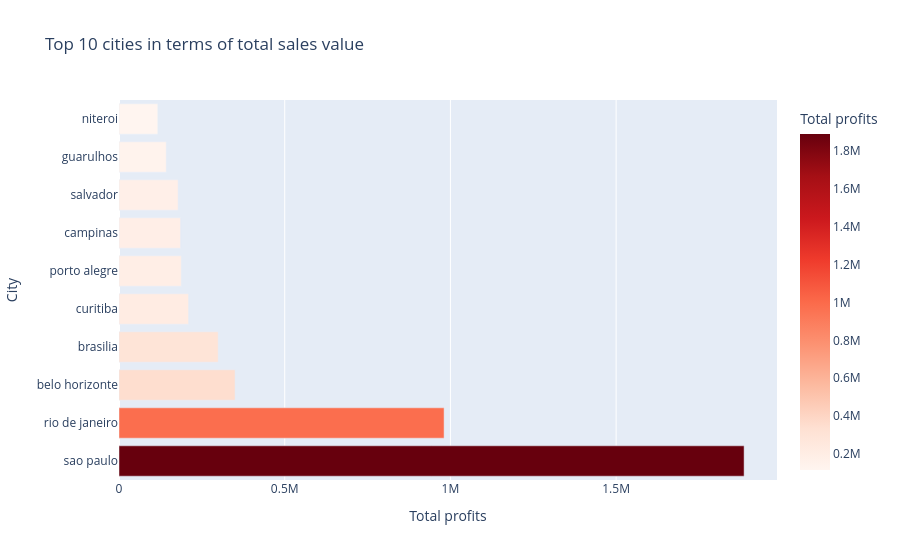

The cell this chart's notebook holds for it:
### Code cell
city_sales = translation.groupby('customer_city')['price'].sum().sort_values(ascending=False).head(10).reset_index()
fig_city = px.bar(city_sales, 
                  x='price', 
                  y='customer_city', 
                  orientation='h',
                  title='Top 10 cities in terms of total sales value',
                  labels={'price':'Total profits', 'customer_city':'City'},
                  color='price',
                  color_continuous_scale='Reds')
fig_city.show()

### Figure 1 — Plotly figure (JSON) as saved in the notebook; plotly's stock layout.template omitted (floating-point values rounded to 4 significant figures)
{"data": [{"alignmentgroup": "True", "hovertemplate": "Total profits=%{marker.color}<br>City=%{y}<extra></extra>", "legendgroup": "", "marker": {"color": [1886000.0, 980900.0, 350200.0, 299200.0, 209900.0, 187800.0, 185700.0, 178300.0, 142700.0, 117100.0], "coloraxis": "coloraxis", "pattern": {"shape": ""}}, "name": "", "offsetgroup": "", "orientation": "h", "showlegend": false, "textposition": "auto", "type": "bar", "x": [1886000.0, 980900.0, 350200.0, 299200.0, 209900.0, 187800.0, 185700.0, 178300.0, 142700.0, 117100.0], "xaxis": "x", "y": ["sao paulo", "rio de janeiro", "belo horizonte", "brasilia", "curitiba", "porto alegre", "campinas", "salvador", "guarulhos", "niteroi"], "yaxis": "y"}], "layout": {"autosize": true, "barmode": "relative", "coloraxis": {"colorbar": {"title": {"text": "Total profits"}}, "colorscale": [[0, "rgb(255,245,240)"], [0.125, "rgb(254,224,210)"], [0.25, "rgb(252,187,161)"], [0.375, "rgb(252,146,114)"], [0.5, "rgb(251,106,74)"], [0.625, "rgb(239,59,44)"], [0.75, "rgb(203,24,29)"], [0.875, "rgb(165,15,21)"], [1, "rgb(103,0,13)"]]}, "legend": {"tracegroupgap": 0}, "title": {"text": "Top 10 cities in terms of total sales value"}, "xaxis": {"anchor": "y", "autorange": true, "domain": [0, 1], "range": [0, 1985000.0], "title": {"text": "Total profits"}, "type": "linear"}, "yaxis": {"anchor": "x", "autorange": true, "domain": [0, 1], "range": [-0.5, 9.5], "title": {"text": "City"}, "type": "category"}}}
